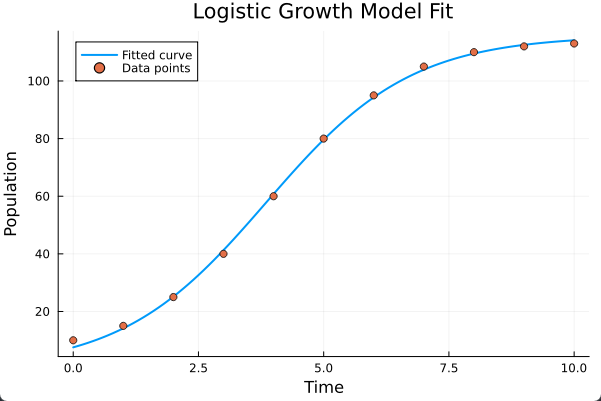

Recreate this plot in Julia.
using Plots

# Data
t = [0,1,2,3,4,5,6,7,8,9,10]
P = [10,15,25,40,60,80,95,105,110,112,113]
n = length(t)

# Logistic model and loss function
P_model(K, r, t0, t) = K / (1 + exp(-r*(t - t0)))
loss(K, r, t0) = sum((P[i] - P_model(K, r, t0, t[i]))^2 for i in 1:n) / n

# Gradient via automatic differentiation
function ∇loss(K, r, t0, ϵ=1e-6)
    ∂L_∂K = (loss(K+ϵ, r, t0) - loss(K-ϵ, r, t0)) / (2ϵ)
    ∂L_∂r = (loss(K, r+ϵ, t0) - loss(K, r-ϵ, t0)) / (2ϵ)
    ∂L_∂t0 = (loss(K, r, t0+ϵ) - loss(K, r, t0-ϵ)) / (2ϵ)
    return [∂L_∂K, ∂L_∂r, ∂L_∂t0]
end

# Adam optimizer
function adam_optimize(K0, r0, t00; α=0.05, β1=0.9, β2=0.999, ϵ=1e-8, iterations=5000)
    θ = [K0, r0, t00]
    m, v = zeros(3), zeros(3)
    
    for t in 1:iterations
        g = ∇loss(θ[1], θ[2], θ[3])
        m = β1 .* m + (1 - β1) .* g
        v = β2 .* v + (1 - β2) .* g.^2
        m̂ = m ./ (1 - β1^t)
        v̂ = v ./ (1 - β2^t)
        θ .-= α .* m̂ ./ (sqrt.(v̂) .+ ϵ)
        
        # Apply bounds
        θ[1] = max(θ[1], 100)  # K ≥ 100
        θ[2] = max(θ[2], 0.1)  # r ≥ 0.1
    end
    return θ
end

# Optimize
K_opt, r_opt, t0_opt = adam_optimize(120, 0.5, 5)

# Results
println("Optimal parameters: K = $(round(K_opt, digits=3)), r = $(round(r_opt, digits=3)), t0 = $(round(t0_opt, digits=3))")
println("Final loss: $(round(loss(K_opt, r_opt, t0_opt), digits=6))")

# Plot
t_plot = 0:0.1:10
P_fit = [P_model(K_opt, r_opt, t0_opt, ti) for ti in t_plot]

plot(t_plot, P_fit, label="Fitted curve", linewidth=2)
scatter!(t, P, label="Data points", markersize=4)
xlabel!("Time")
ylabel!("Population")
title!("Logistic Growth Model Fit")
